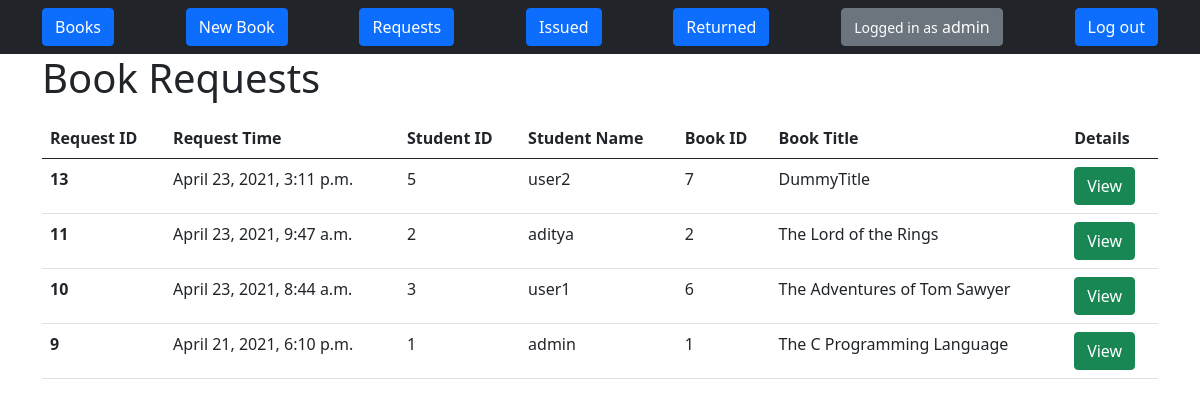
Page /books/requests/ (signed in) on the committed database.
### books/models.py (models this page shows)
class Request(models.Model):
    userid= models.IntegerField()
    bookid= models.IntegerField()
    requesttime = models.DateTimeField(default=timezone.now)
    approved = models.BooleanField(default=False)

class Book(models.Model):
    title = models.CharField(max_length=255)
    author = models.CharField(max_length=255)
    publisher = models.CharField(max_length=255)
    genre= models.CharField(max_length=255)
    summary = models.TextField()
    ISBN = models.CharField(max_length=13)
    location = models.CharField(max_length=500)
    available = models.BooleanField(default=True)
    img = models.URLField(max_length=2083, default="https://upload.wikimedia.org/wikipedia/commons/thumb/0/0b/Book_icon_%28closed%29_-_Blue_and_gold.svg/343px-Book_icon_%28closed%29_-_Blue_and_gold.svg.png")
    pdf = models.URLField(max_length=2083, blank=True)

### books/views.py (the view)
# urls.py: path('requests/',views.request_list,name='request-list'),
@permission_required('books.view_request')
def request_list(request):
    reqs = Request.objects.all()
    reqs = reqs[::-1]
    obj = []
    for r in reqs:
        u = User.objects.get(id=r.userid)
        b = Book.objects.get(id=r.bookid)
        obj.append({
            "req": r,
            "student": u,
            "book": b,
        })
    return render(request, 'books/request_list.html', {'obj': obj})

### books/templates/books/request_list.html (shortened to what this page needs)
{% extends 'base.html' %}
{% block content %}
    <legend><h1>Book Requests</h1></legend>
    <table class="table">
        <thead>
            <tr>
                <th scope="col">Request ID</th>
                <th scope="col">Request Time</th>
                <th scope="col">Student ID</th>
                <th scope="col">Student Name</th>
                <th scope="col">Book ID</th>
                <th scope="col">Book Title</th>
                <th scope="col">Details</th>
            </tr>
        </thead>
        <tbody>
        {% for o in obj %}
            <tr>
                <th scope="row">{{o.req.id}}</th>
                <td>{{o.req.requesttime}}</td>
                <td>{{o.student.id}}</td>
                <td>{{o.student.username}}</td>
                <td>{{o.book.id}}</td>
                <td>{{o.book.title}}</td>
                <td><a href="{%url 'request-list'%}{{o.req.id}}" class="btn btn-{%if o.req.approved%}success{%else%}danger{% endif %}">View</a></td>
            </tr>
        {% endfor %}
        </tbody>
    </table>
{% endblock content %}

### templates/base.html (shortened to what this page needs)
<!doctype html>
<html lang="en">
  <head>
    <link href="https://cdn.jsdelivr.net/npm/bootstrap@5.0.0-beta3/dist/css/bootstrap.min.css" rel="stylesheet">
  </head>
  <body>
    <nav class="navbar navbar-dark bg-dark">
      <div class="container">
        <a href="{%url 'book-list'%}"><button class="btn btn-primary">Books</button></a>
        {% if perms.books.add_book%}
          <a href="{%url 'book-new'%}"><button class="btn btn-primary">New Book</button></a>
        {% endif %}
        {% if perms.books.view_request%}
          <a href="{%url 'request-list'%}"><button class="btn btn-primary">Requests</button></a>
        {% endif %}
        {% if perms.books.view_issue%}
          <a href="{%url 'issue-list'%}"><button class="btn btn-primary">Issued</button></a>
        {% endif %}
        {% if perms.books.view_return%}
          <a href="{%url 'return-list'%}"><button class="btn btn-primary">Returned</button></a>
        {% endif %}
        {% if user.is_authenticated %}
          <a href="{%url 'profile'%}"><button class="btn btn-secondary"><small>Logged in as</small> {{user}}</button></a>
          <a href="{%url 'logout'%}"><button class="btn btn-primary">Log out</button></a>
        {% else %}
          <a href="{%url 'login'%}"><button class="btn btn-primary">Log in</button></a>
          <a href="{%url 'register'%}"><button class="btn btn-primary">Register</button></a>
        {% endif %}
      </div>
    </nav>
    <div class='container'>
      {% block content %}
      {% endblock content %}
    </div>
  </body>
</html>

### rows in the picture
Request: req.id "13", req.requesttime "April 23, 2021, 3:11 p.m.", student.id "5", student.username "user2", book.id "7", book "DummyTitle"
Request: req.id "11", req.requesttime "April 23, 2021, 9:47 a.m.", student.id "2", student.username "aditya", book.id "2", book "The Lord of the Rings"
Request: req.id "10", req.requesttime "April 23, 2021, 8:44 a.m.", student.id "3", student.username "user1", book.id "6", book "The Adventures of Tom Sawyer"
Request: req.id "9", req.requesttime "April 21, 2021, 6:10 p.m.", student.id "1", student.username "admin", book.id "1", book "The C Programming Language"

### other values in the picture
{{ user }} "admin"
